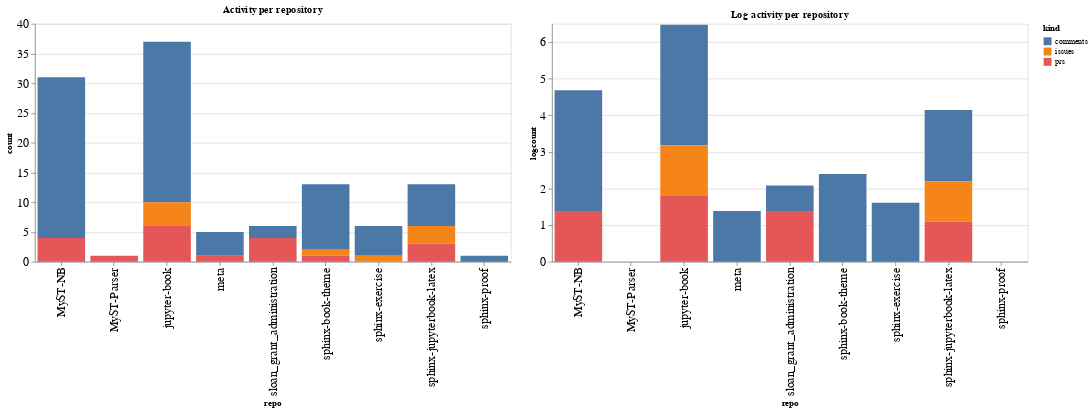

Notebook cell for this chart:
### Code cell
ch1 = alt.Chart(repo_summaries, width=600, title="Activity per repository").mark_bar().encode(
    x='repo',
    y='count',
    color='kind',
    tooltip="kind"
)

ch2 = alt.Chart(repo_summaries, width=600, title="Log activity per repository").mark_bar().encode(
    x='repo',
    y='logcount',
    color='kind',
    tooltip="kind"
)

ch1 | ch2

### Figure 1 — Vega-Lite specification as saved in the notebook (floating-point values rounded to 4 significant figures)
{"config": {"axisLeft": {"labelFontSize": 15}, "axisBottom": {"labelFontSize": 15}}, "hconcat": [{"mark": "bar", "encoding": {"color": {"type": "nominal", "field": "kind"}, "tooltip": {"type": "nominal", "field": "kind"}, "x": {"type": "nominal", "field": "repo"}, "y": {"type": "quantitative", "field": "count"}}, "title": "Activity per repository", "width": 600}, {"mark": "bar", "encoding": {"color": {"type": "nominal", "field": "kind"}, "tooltip": {"type": "nominal", "field": "kind"}, "x": {"type": "nominal", "field": "repo"}, "y": {"type": "quantitative", "field": "logcount"}}, "title": "Log activity per repository", "width": 600}], "data": {"name": "data-8428acedaf3d53f5c9fc736128cbd38c"}, "$schema": "https://vega.github.io/schema/vega-lite/v4.8.1.json", "datasets": {"data-8428acedaf3d53f5c9fc736128cbd38c": [{"repo": "MyST-NB", "kind": "comments", "count": 27, "logcount": 3.296}, {"repo": "MyST-NB", "kind": "prs", "count": 4, "logcount": 1.386}, {"repo": "MyST-Parser", "kind": "prs", "count": 1, "logcount": 0.0}, {"repo": "jupyter-book", "kind": "comments", "count": 27, "logcount": 3.296}, {"repo": "jupyter-book", "kind": "issues", "count": 4, "logcount": 1.386}, {"repo": "jupyter-book", "kind": "prs", "count": 6, "logcount": 1.792}, {"repo": "meta", "kind": "comments", "count": 4, "logcount": 1.386}, {"repo": "meta", "kind": "prs", "count": 1, "logcount": 0.0}, {"repo": "sloan_grant_administration", "kind": "comments", "count": 2, "logcount": 0.6931}, {"repo": "sloan_grant_administration", "kind": "prs", "count": 4, "logcount": 1.386}, {"repo": "sphinx-book-theme", "kind": "comments", "count": 11, "logcount": 2.398}, {"repo": "sphinx-book-theme", "kind": "issues", "count": 1, "logcount": 0.0}, {"repo": "sphinx-book-theme", "kind": "prs", "count": 1, "logcount": 0.0}, {"repo": "sphinx-exercise", "kind": "comments", "count": 5, "logcount": 1.609}, {"repo": "sphinx-exercise", "kind": "issues", "count": 1, "logcount": 0.0}, {"repo": "sphinx-jupyterbook-latex", "kind": "comments", "count": 7, "logcount": 1.946}, {"repo": "sphinx-jupyterbook-latex", "kind": "issues", "count": 3, "logcount": 1.099}, {"repo": "sphinx-jupyterbook-latex", "kind": "prs", "count": 3, "logcount": 1.099}, {"repo": "sphinx-proof", "kind": "comments", "count": 1, "logcount": 0.0}]}}
